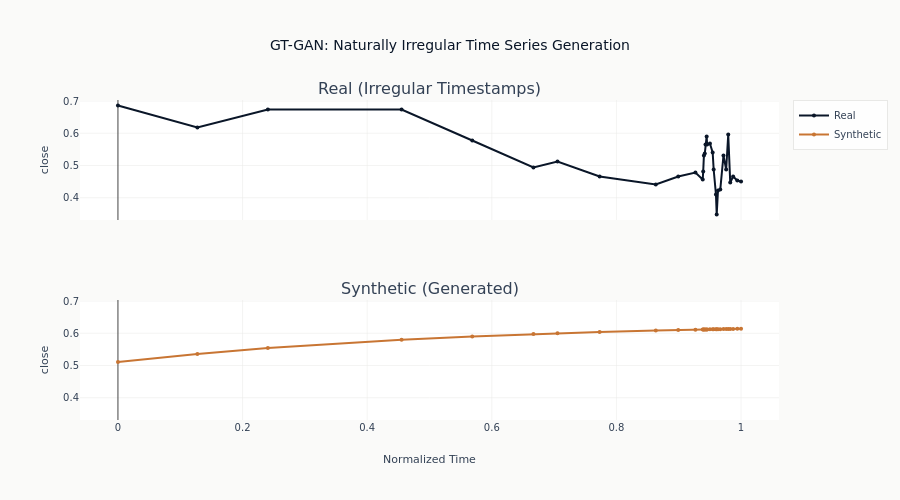

This figure's notebook cell:
### Markdown cell above
## Visualization: Real vs Synthetic with Irregular Timestamps

### Code cell
def plot_irregular_sequences(
    real_seq: np.ndarray,
    real_times: np.ndarray,
    synthetic_seq: np.ndarray,
    feature_idx: int = 0,
) -> go.Figure:
    """Visualize sequences with their actual irregular timestamps."""
    fig = make_subplots(
        rows=2,
        cols=1,
        subplot_titles=["Real (Irregular Timestamps)", "Synthetic (Generated)"],
        shared_xaxes=True,
    )

    fig.add_trace(
        go.Scatter(
            x=real_times,
            y=real_seq[:, feature_idx],
            mode="lines+markers",
            name="Real",
            line=dict(color=COLORS["blue"]),
            marker=dict(size=4),
        ),
        row=1,
        col=1,
    )

    fig.add_trace(
        go.Scatter(
            x=real_times,  # Same timestamps for comparison
            y=synthetic_seq[:, feature_idx],
            mode="lines+markers",
            name="Synthetic",
            line=dict(color=COLORS["copper"]),
            marker=dict(size=4),
        ),
        row=2,
        col=1,
    )

    # Share y-axis between paired panels so visual spread is comparable.
    real_vals = real_seq[:, feature_idx]
    synth_vals = synthetic_seq[:, feature_idx]
    y_lo = float(min(real_vals.min(), synth_vals.min()))
    y_hi = float(max(real_vals.max(), synth_vals.max()))
    pad = 0.05 * (y_hi - y_lo if y_hi > y_lo else 1.0)
    shared_range = [y_lo - pad, y_hi + pad]

    fig.update_layout(
        title_text="GT-GAN: Naturally Irregular Time Series Generation",
        template="ml4t",
        height=500,
        xaxis2_title="Normalized Time",
        yaxis_title=CONFIG["features"][feature_idx],
        yaxis2_title=CONFIG["features"][feature_idx],
        yaxis=dict(range=shared_range),
        yaxis2=dict(range=shared_range),
    )

    return fig


sample_idx = 0
fig = plot_irregular_sequences(
    sequences_norm[sample_idx],
    seq_times[sample_idx],
    synthetic_sequences[sample_idx],
)
if not HEADLESS:
    fig.show()

### Figure 1 — Plotly figure (JSON) as saved in the notebook; plotly's stock layout.template omitted (floating-point values rounded to 4 significant figures)
{"data": [{"line": {"color": "#0a1628"}, "marker": {"size": 4}, "mode": "lines+markers", "name": "Real", "type": "scatter", "x": [0.0, 0.1274, 0.2406, 0.4552, 0.5686, 0.6668, 0.7054, 0.773, 0.8632, 0.8992, 0.9268, 0.9385, 0.9393, 0.9404, 0.9418, 0.943, 0.9448, 0.9455, 0.95, 0.9544, 0.9561, 0.9597, 0.9609, 0.963, 0.9667, 0.9718, 0.9761, 0.9794, 0.9826, 0.9873, 0.994, 1.0], "xaxis": "x", "y": [0.6863, 0.618, 0.6739, 0.6739, 0.5776, 0.4938, 0.5124, 0.4658, 0.441, 0.4658, 0.4783, 0.4565, 0.4814, 0.5311, 0.5373, 0.5652, 0.5901, 0.5652, 0.5683, 0.5404, 0.4876, 0.4099, 0.3478, 0.4224, 0.4255, 0.5311, 0.4876, 0.5963, 0.4472, 0.4658, 0.4534, 0.4503], "yaxis": "y"}, {"line": {"color": "#C87533"}, "marker": {"size": 4}, "mode": "lines+markers", "name": "Synthetic", "type": "scatter", "x": [0.0, 0.1274, 0.2406, 0.4552, 0.5686, 0.6668, 0.7054, 0.773, 0.8632, 0.8992, 0.9268, 0.9385, 0.9393, 0.9404, 0.9418, 0.943, 0.9448, 0.9455, 0.95, 0.9544, 0.9561, 0.9597, 0.9609, 0.963, 0.9667, 0.9718, 0.9761, 0.9794, 0.9826, 0.9873, 0.994, 1.0], "xaxis": "x2", "y": [0.5105, 0.5358, 0.554, 0.5799, 0.5901, 0.5974, 0.5999, 0.6039, 0.6085, 0.6101, 0.6113, 0.6117, 0.6118, 0.6118, 0.6119, 0.6119, 0.612, 0.612, 0.6122, 0.6124, 0.6124, 0.6126, 0.6126, 0.6127, 0.6128, 0.613, 0.6132, 0.6133, 0.6134, 0.6136, 0.6138, 0.614], "yaxis": "y2"}], "layout": {"annotations": [{"font": {"size": 16}, "showarrow": false, "text": "Real (Irregular Timestamps)", "x": 0.5, "xanchor": "center", "xref": "paper", "y": 1.0, "yanchor": "bottom", "yref": "paper"}, {"font": {"size": 16}, "showarrow": false, "text": "Synthetic (Generated)", "x": 0.5, "xanchor": "center", "xref": "paper", "y": 0.375, "yanchor": "bottom", "yref": "paper"}], "height": 500, "title": {"text": "GT-GAN: Naturally Irregular Time Series Generation"}, "xaxis": {"anchor": "y", "domain": [0.0, 1.0], "matches": "x2", "showticklabels": false}, "xaxis2": {"anchor": "y2", "domain": [0.0, 1.0], "title": {"text": "Normalized Time"}}, "yaxis": {"anchor": "x", "domain": [0.625, 1.0], "range": [0.3309, 0.7033], "title": {"text": "close"}}, "yaxis2": {"anchor": "x2", "domain": [0.0, 0.375], "range": [0.3309, 0.7033], "title": {"text": "close"}}}}
